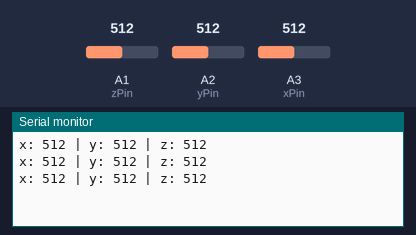
Bench run of a sketch on a simulated Arduino Leonardo, built with avr-gcc and run on an emulated ATmega32U4. On the bench: the last lines printed to the serial monitor. Inputs (shaded band) come from the test bench; at power-on: A1 (zPin) = 512, A2 (yPin) = 512, A3 (xPin) = 512.

Above: at 1.3 s.
1.4 s: A1 (zPin) set to 392
At 1.9 s:
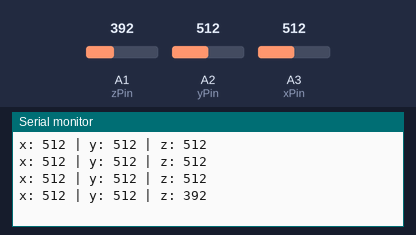
2.9 s: A2 (yPin) set to 392
At 3.4 s:
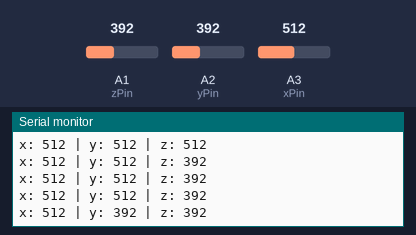
4.4 s: A3 (xPin) set to 392
At 4.9 s:
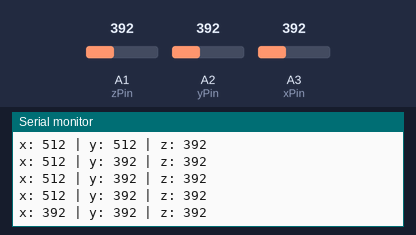
5.9 s: A1 (zPin) set to 412
At 6.4 s:
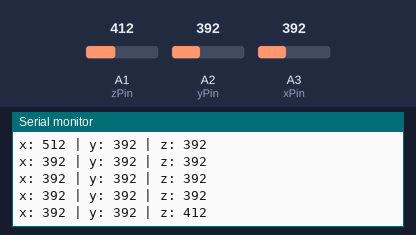
7.4 s: A2 (yPin) set to 412
At 7.9 s:
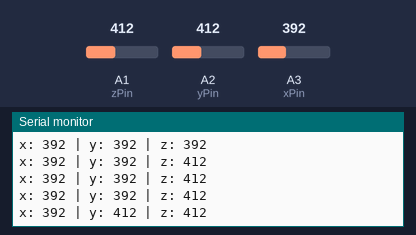
8.9 s: A3 (xPin) set to 412
At 9.4 s:
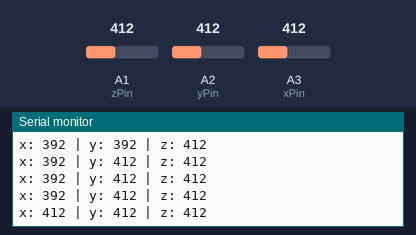
Timing chart, 0 to 11.4 s (numbered marks = the images above; inputs shaded):
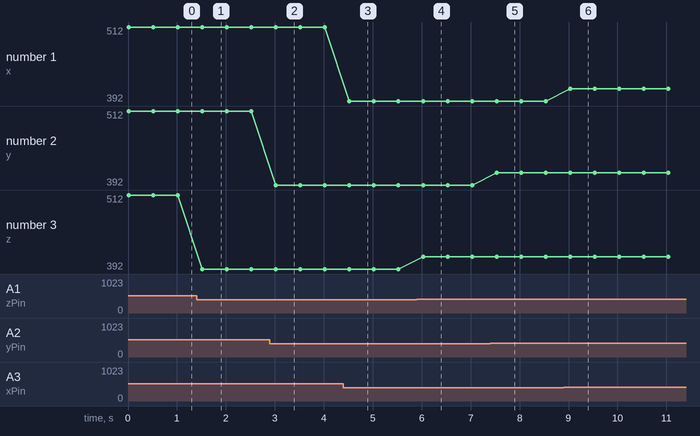

Measured:
- after the input at 1.4 s, the serial monitor: prints a new line after 0.11 s (image 1)
- after the input at 2.9 s, the serial monitor: prints a new line after 0.12 s (image 2)
- after the input at 4.4 s, the serial monitor: prints a new line after 0.12 s (image 3)
- after the input at 5.9 s, the serial monitor: prints a new line after 0.13 s (image 4)
- after the input at 7.4 s, the serial monitor: prints a new line after 0.13 s (image 5)
- after the input at 8.9 s, the serial monitor: prints a new line after 0.14 s (image 6)
- plotted number 3: 512 → 392 after the input at 1.4 s, 392 → 412 after the input at 5.9 s

The sketch:

AccelerometerSerial.ino
```cpp
#include <Arduino.h>

// analog read pins
const int xPin = 3;
const int yPin = 2;
const int zPin = 1;

// The minimum and maximum values that came from
// the accelerometer while standing still
// You very well may need to change these
const int minVal = 263;
const int maxVal = 402;

void setup()
{
  Serial.begin (9600);
  while (!Serial)
  {
    // wait for serial port to connect. Needed for Leonardo only
    NULL;
  }
}

void loop()
{
  // read the analog values from the accelerometer
  int xRead = analogRead(xPin);
  int yRead = analogRead(yPin);
  int zRead = analogRead(zPin);

  Serial.print("x: ");
  Serial.print(xRead);
  Serial.print(" | y: ");
  Serial.print(yRead);
  Serial.print(" | z: ");
  Serial.println(zRead);

  delay(500);
}
```
